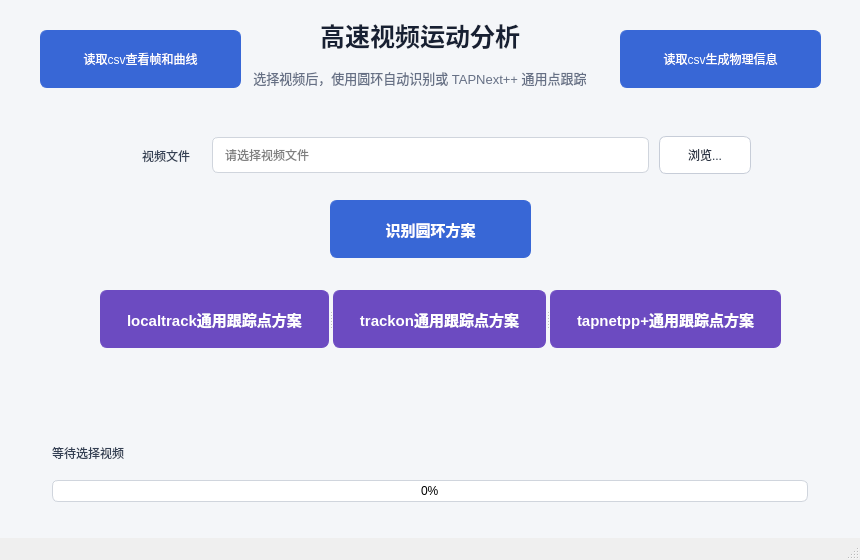
<?xml version="1.0" encoding="UTF-8"?>
<ui version="4.0">
 <class>MainWindow</class>
 <widget class="QMainWindow" name="MainWindow">
  <property name="geometry">
   <rect>
    <x>0</x>
    <y>0</y>
    <width>860</width>
    <height>560</height>
   </rect>
  </property>
  <property name="minimumSize">
   <size>
    <width>720</width>
    <height>500</height>
   </size>
  </property>
  <property name="windowTitle">
   <string>高速视频运动分析</string>
  </property>
  <widget class="QWidget" name="centralwidget">
   <property name="styleSheet">
    <string notr="true">QWidget#centralwidget { background: #f4f6f9; }
QLabel#titleLabel { color: #172033; font-size: 25px; font-weight: 600; }
QLabel#subtitleLabel { color: #667085; font-size: 13px; }
QLabel#videoPathLabel, QLabel#statusLabel { color: #344054; }
QLineEdit { min-height: 34px; padding: 0 10px; background: white; border: 1px solid #d0d5dd; border-radius: 6px; }
QPushButton { min-height: 36px; padding: 0 18px; border: 1px solid #c7cdd8; border-radius: 7px; background: white; color: #273142; }
QPushButton:hover { background: #f1f5ff; border-color: #7b98df; }
QPushButton:disabled { color: #98a2b3; background: #eaecf0; }
QPushButton#ringSchemeButton, QPushButton#localtrackButton, QPushButton#trackonButton, QPushButton#tapSchemeButton { min-height: 56px; font-size: 15px; font-weight: 600; }
QPushButton#ringSchemeButton { color: white; background: #3867d6; border-color: #3867d6; }
QPushButton#ringSchemeButton:hover { background: #2f5bbd; }
QPushButton#localtrackButton, QPushButton#trackonButton, QPushButton#tapSchemeButton { color: white; background: #6c4bc1; border-color: #6c4bc1; }
QPushButton#localtrackButton:hover, QPushButton#trackonButton:hover, QPushButton#tapSchemeButton:hover { background: #5c3fac; }
QPushButton#physicalAnalysisButton, QPushButton#ReviewButton { color: white; background: #3867d6; border-color: #3867d6; }
QPushButton#physicalAnalysisButton:hover, QPushButton#ReviewButton:hover { background: #2f5bbd; }
QProgressBar { min-height: 20px; border: 1px solid #d0d5dd; border-radius: 6px; background: white; text-align: center; }
QProgressBar::chunk { border-radius: 5px; background: #3867d6; }</string>
   </property>
   <widget class="QLabel" name="titleLabel">
    <property name="geometry">
     <rect>
      <x>320</x>
      <y>20</y>
      <width>200</width>
      <height>31</height>
     </rect>
    </property>
    <property name="text">
     <string>高速视频运动分析</string>
    </property>
    <property name="alignment">
     <set>Qt::AlignmentFlag::AlignCenter</set>
    </property>
   </widget>
   <widget class="QLabel" name="subtitleLabel">
    <property name="geometry">
     <rect>
      <x>250</x>
      <y>70</y>
      <width>340</width>
      <height>16</height>
     </rect>
    </property>
    <property name="text">
     <string>选择视频后，使用圆环自动识别或 TAPNext++ 通用点跟踪</string>
    </property>
    <property name="alignment">
     <set>Qt::AlignmentFlag::AlignCenter</set>
    </property>
   </widget>
   <widget class="QLabel" name="statusLabel">
    <property name="geometry">
     <rect>
      <x>52</x>
      <y>443</y>
      <width>441</width>
      <height>19</height>
     </rect>
    </property>
    <property name="text">
     <string>等待选择视频</string>
    </property>
   </widget>
   <widget class="QProgressBar" name="processingProgressBar">
    <property name="geometry">
     <rect>
      <x>52</x>
      <y>480</y>
      <width>756</width>
      <height>22</height>
     </rect>
    </property>
    <property name="value">
     <number>0</number>
    </property>
   </widget>
   <widget class="QWidget" name="layoutWidget">
    <property name="geometry">
     <rect>
      <x>130</x>
      <y>130</y>
      <width>621</width>
      <height>51</height>
     </rect>
    </property>
    <layout class="QHBoxLayout" name="videoPathLayout">
     <property name="spacing">
      <number>10</number>
     </property>
     <item>
      <widget class="QLabel" name="videoPathLabel">
       <property name="minimumSize">
        <size>
         <width>72</width>
         <height>0</height>
        </size>
       </property>
       <property name="text">
        <string>视频文件</string>
       </property>
       <property name="alignment">
        <set>Qt::AlignmentFlag::AlignCenter</set>
       </property>
      </widget>
     </item>
     <item>
      <widget class="QLineEdit" name="videoPathEdit">
       <property name="readOnly">
        <bool>true</bool>
       </property>
       <property name="placeholderText">
        <string>请选择视频文件</string>
       </property>
      </widget>
     </item>
     <item>
      <widget class="QPushButton" name="browseButton">
       <property name="minimumSize">
        <size>
         <width>92</width>
         <height>38</height>
        </size>
       </property>
       <property name="text">
        <string>浏览...</string>
       </property>
      </widget>
     </item>
    </layout>
   </widget>
   <widget class="QPushButton" name="ringSchemeButton">
    <property name="geometry">
     <rect>
      <x>330</x>
      <y>200</y>
      <width>201</width>
      <height>58</height>
     </rect>
    </property>
    <property name="toolTip">
     <string>ring_pose.onnx + coordinate_association.onnx</string>
    </property>
    <property name="text">
     <string>识别圆环方案</string>
    </property>
   </widget>
   <widget class="QSplitter" name="splitter">
    <property name="geometry">
     <rect>
      <x>100</x>
      <y>290</y>
      <width>681</width>
      <height>58</height>
     </rect>
    </property>
    <property name="orientation">
     <enum>Qt::Orientation::Horizontal</enum>
    </property>
    <widget class="QPushButton" name="localtrackButton">
     <property name="toolTip">
      <string>LocoTrack-B 固定帧 TorchScript 分段通用点跟踪</string>
     </property>
     <property name="text">
      <string>localtrack通用跟踪点方案</string>
     </property>
    </widget>
    <widget class="QPushButton" name="trackonButton">
     <property name="toolTip">
      <string>Track-On2 DINOv2 TorchScript 逐帧通用点跟踪</string>
     </property>
     <property name="text">
      <string>trackon通用跟踪点方案</string>
     </property>
    </widget>
    <widget class="QPushButton" name="tapSchemeButton">
     <property name="toolTip">
      <string>TAPNext++ TorchScript 通用点跟踪</string>
     </property>
     <property name="text">
      <string>tapnetpp+通用跟踪点方案</string>
     </property>
    </widget>
   </widget>
   <widget class="QPushButton" name="physicalAnalysisButton">
    <property name="geometry">
     <rect>
      <x>620</x>
      <y>30</y>
      <width>201</width>
      <height>58</height>
     </rect>
    </property>
    <property name="toolTip">
     <string>读取本软件生成的坐标 CSV 并计算物理信息</string>
    </property>
    <property name="text">
     <string>读取csv生成物理信息</string>
    </property>
   </widget>
   <widget class="QPushButton" name="ReviewButton">
    <property name="geometry">
     <rect>
      <x>40</x>
      <y>30</y>
      <width>201</width>
      <height>58</height>
     </rect>
    </property>
    <property name="toolTip">
     <string>读取物理信息 CSV，同步回看处理后视频与曲线</string>
    </property>
    <property name="text">
     <string>读取csv查看帧和曲线</string>
    </property>
   </widget>
  </widget>
  <widget class="QStatusBar" name="statusbar"/>
 </widget>
 <resources/>
 <connections/>
</ui>
